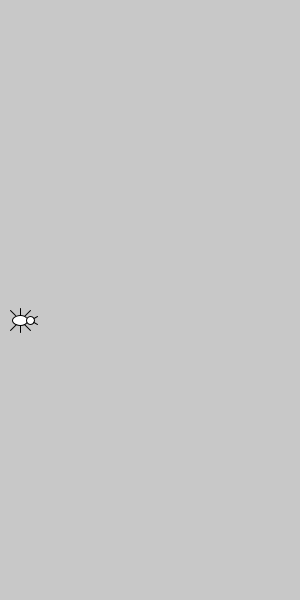
Frame 1 (no input)
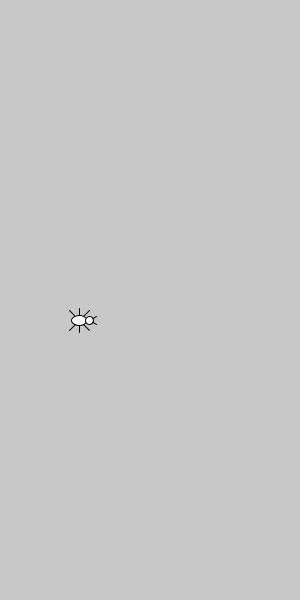
Frame 60 (the mouse pressed at the canvas centre just before this capture)
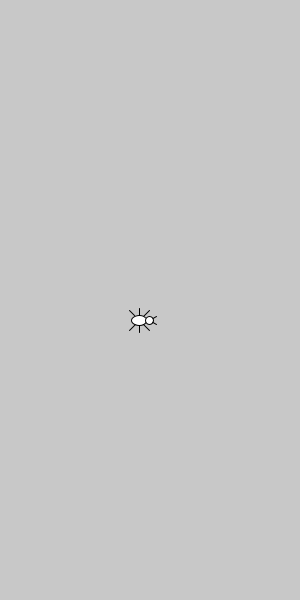
Frame 120 (the mouse held since frame 60 and released just before this capture)

The Processing sketch that drew these frames (run headless with seeded random() and noise(); from frame 60 on, the mouse is pressed at the canvas centre):

// Processing sketch: processing_73270
// ── processing_73270.pde

Ant my_ant = new Ant(20, 320); //make a new Ant object at 20, 320

void setup() {
  size(300, 600);
  smooth();
}
void draw() {
  background(200);
  my_ant.drawAnt(); //this displays the ant's graphics
  my_ant.moveAnt(); //this moves the ant, based on it's speed.
}//end of the draw. See how short that was?
//
class Ant {
  int ant_x;//keeps track of the ant's position
  int ant_y;// these are assigned in the Constructor
  int ant_x_speed = 1; //how fast it moves

  Ant(int _x, int _y) { //this is the Constructor. Think of it like the setup function for the ant
    ant_x = _x;
    ant_y = _y;//I'm passing in two variables and setting the initial condition of the Ant's Position
  }
  void moveAnt() { //you often break objects into different functions like this so you can "turn off" parts easily
    ant_x += ant_x_speed; //just like moving an ellipse
    
    if (ant_x > width) {//this wraps the ant so it returns to the other side of the screen
      ant_x = 0;
    }
  }
  void drawAnt() {
    //draw the legs:
    line(ant_x, ant_y, ant_x - 10, ant_y - 10);
    line(ant_x, ant_y, ant_x + 10, ant_y - 10);
    line(ant_x, ant_y, ant_x, ant_y - 12);
    line(ant_x, ant_y, ant_x - 10, ant_y + 10);
    line(ant_x, ant_y, ant_x, ant_y + 12);
    line(ant_x, ant_y, ant_x + 10, ant_y + 10);
    //draw antenna
    line(ant_x+10, ant_y, ant_x + 17, ant_y-4);
    line(ant_x+10, ant_y, ant_x + 17, ant_y+4);
    //
    ellipse(ant_x, ant_y, 15, 10);//draw the body
    ellipse(ant_x + 10, ant_y, 8, 8); //draw the head
  }//end of the draw function
}//end of ant classs
